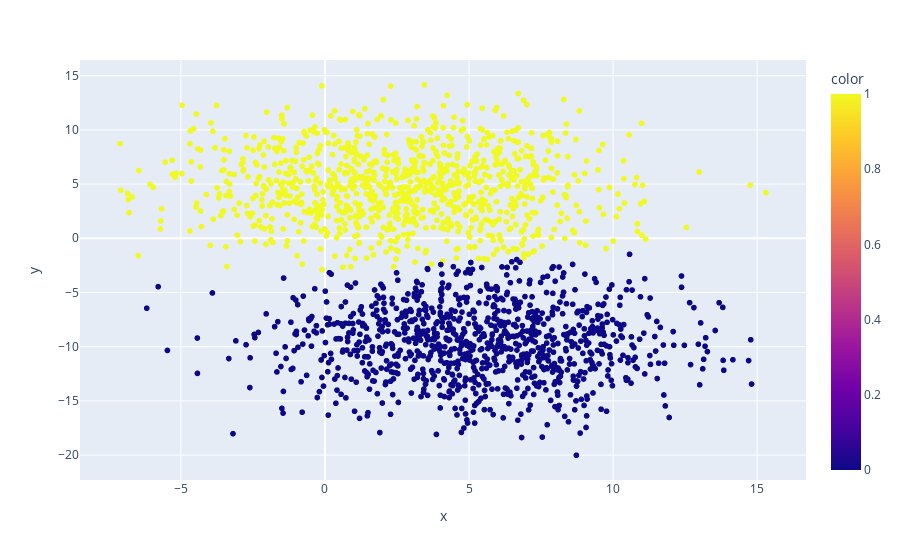

Write notebook code for a chart like this one.
### Code cell
import plotly.express as px

# Plot the data and the centers generated as random
fig = px.scatter(x=X3[:,0], y=X3[:,1], color=labels)
fig.show()

### Figure 1 — Plotly figure (JSON) as saved in the notebook; plotly's stock layout.template omitted (floating-point values rounded to 4 significant figures; data arrays with more than 128 entries replaced by an {"elided": "..."} marker saying what was removed)
{"data": [{"hovertemplate": "x=%{x}<br>y=%{y}<br>color=%{marker.color}<extra></extra>", "legendgroup": "", "marker": {"color": {"elided": "2000 int values"}, "coloraxis": "coloraxis", "symbol": "circle"}, "mode": "markers", "name": "", "showlegend": false, "type": "scattergl", "x": {"elided": "2000 float values"}, "xaxis": "x", "y": {"elided": "2000 float values"}, "yaxis": "y"}], "layout": {"coloraxis": {"colorbar": {"title": {"text": "color"}}, "colorscale": [[0, "#0d0887"], [0.1111, "#46039f"], [0.2222, "#7201a8"], [0.3333, "#9c179e"], [0.4444, "#bd3786"], [0.5556, "#d8576b"], [0.6667, "#ed7953"], [0.7778, "#fb9f3a"], [0.8889, "#fdca26"], [1, "#f0f921"]]}, "legend": {"tracegroupgap": 0}, "margin": {"t": 60}, "xaxis": {"anchor": "y", "domain": [0, 1], "title": {"text": "x"}}, "yaxis": {"anchor": "x", "domain": [0, 1], "title": {"text": "y"}}}}
